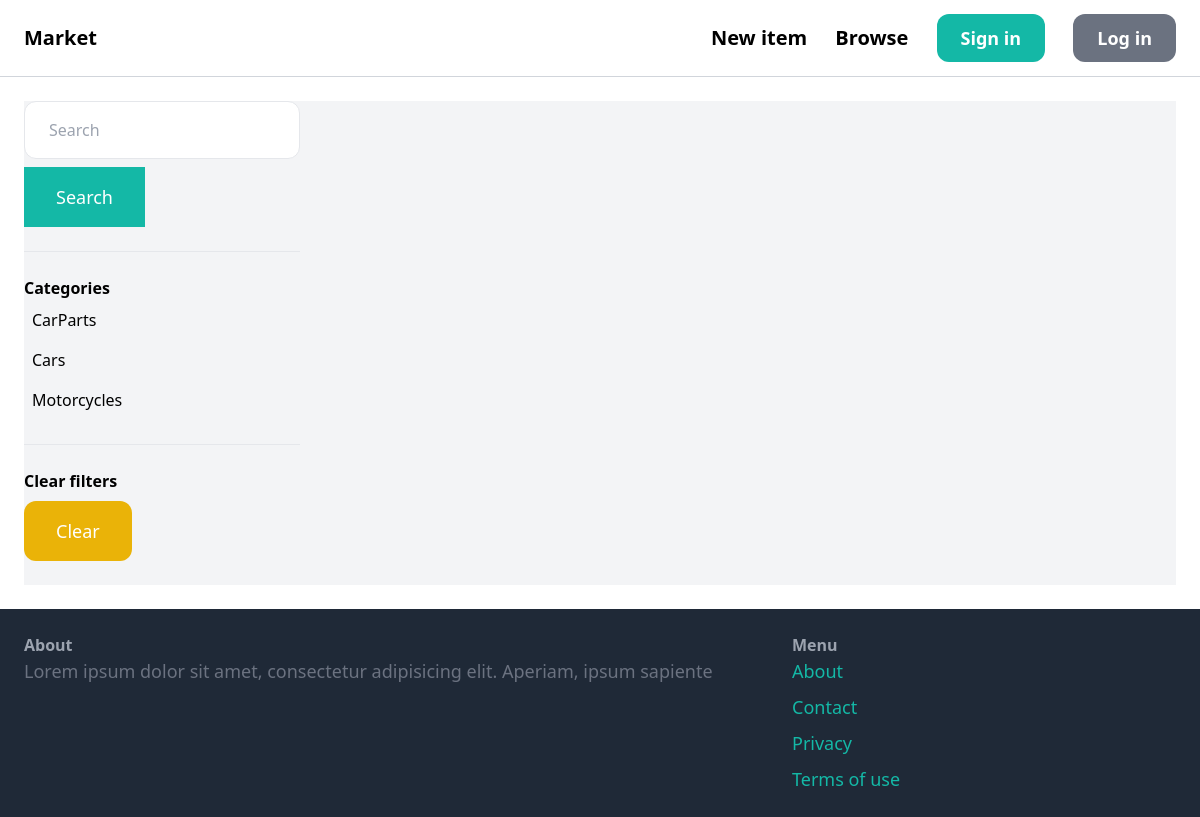
/item/?query=&category=4, run on an earlier commit of the app's database.
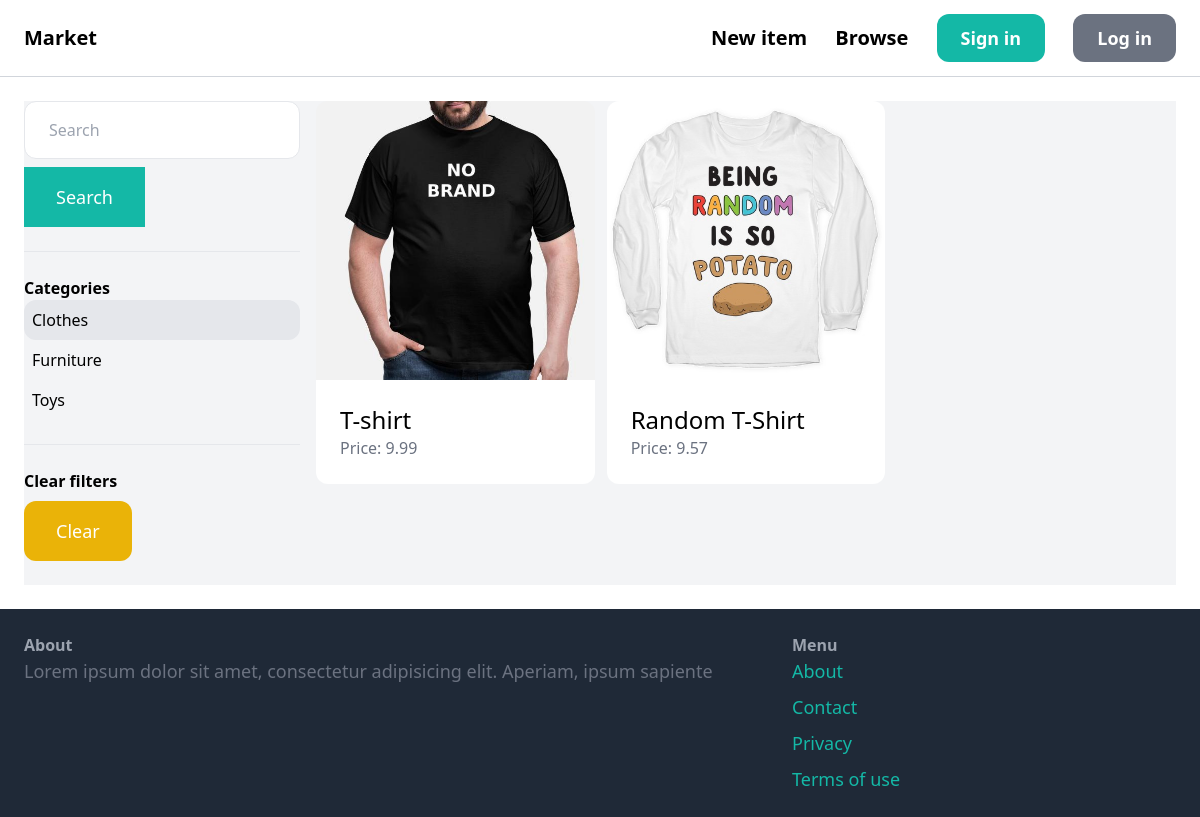
And on a later commit of the database.
### market/item/models.py (models this page shows, shortened)
class Category(models.Model):
    name = models.CharField(max_length=255)
    class Meta:
        ordering = ('name',)
        verbose_name_plural = 'Categories'

class Item(models.Model):
    name = models.CharField(max_length=255)
    description = models.TextField(
        blank=True,
        null=True
    )
    price = models.FloatField(
    )
    image = models.ImageField(
        upload_to='item_images',
        blank=True,
        null=True,
    )
    is_sold = models.BooleanField(
        default=False
    )
    created_by = models.ForeignKey(
        User,
        related_name='items',
        on_delete=models.CASCADE,
    )
    created_at = models.DateTimeField(
        auto_now_add=True
    )
    category = models.ForeignKey(
        Category,
        related_name='items',
        on_delete=models.CASCADE
    )

### market/item/views.py (the view)
# urls.py: path('', views.browse, name='browse'),
def browse(request):
    items = Item.objects.filter(is_sold=False)
    categories = Category.objects.all()
    category_id = request.GET.get('category', 0)
    if category_id:
        items = items.filter(category_id=category_id)
    query = request.GET.get('query', '')
    if query:
        items = items.filter(Q(name__icontains=query) | Q(description__icontains=query))
    context = {
        'items': items,
        'query': query,
        'categories': categories,
        'category_id': int(category_id)
    }
    return render(
        request,
        'item/browse.html',
        context
    )

### templates/item/browse.html (shortened to what this page needs)
{% extends 'core/base.html' %}
{% block content %}
	<div class="pb-6 grid grid-cols-4 gap-4 bg-gray-100">
    <div class="col-span-1">
        <form method="get" action="{% url 'browse' %}" >
            <input name="query" class="w-full py-4 px-6 border rounded-xl" type="text" value="{{ query }}" placeholder="Search">
            <button class="mt-2 py-4 px-8 text-lg bg-teal-500 text-white">Search</button>
        </form>
        <hr class="my-6">
        <p class="font-semibold">Categories</p>
        <ul>
            {% for category in categories %}
                <li class="py-2 px-2 rounded-xl {% if category.id == category_id %} bg-gray-200 {% endif %}">
                    <a href="{% url 'browse' %}?query={{ query }}&category={{ category.id }}">{{ category.name }}</a>
                </li>
            {% endfor %}
        </ul>
     <hr class="my-6">
        <p class="font-semibold">Clear filters</p>
        <ul>
            <li><a href="{% url 'browse' %}" class="mt-2 py-4 px-8 inline-block bg-yellow-500 text-lg rounded-xl text-white">Clear</a></li>
        </ul>
    </div>
    <div class="col-span-3">
         <div class="grid grid-cols-3 gap-3">
        {% for item in items %}
            <div>
                <a href="{% url 'detail' pk=item.pk %}">
                <div>
                    <img src="{{ item.image.url }}" alt="image" class="rounded-t-xl">
                </div>
                <div class="p-6 bg-white rounded-b-xl">
                    <h2 class="text-2xl">{{ item.name }}</h2>
                    <p class="text-gray-500">Price: {{ item.price }}</p>
                </div>
                    </a>
            </div>
        {% endfor %}
    </div>
    </div>
  </div>
{% endblock %}

### templates/core/base.html (shortened to what this page needs)
<!doctype html>
<html lang="en">
<head>
   <script src="https://cdn.tailwindcss.com"></script>
</head>
<body>
    <nav class="px-6 py-6 flex justify-between items-center border-b border-gray-300">
        <a href="/" class="text-xl font-semibold"> Market</a>
        <div class="space-x-6">
            <a href="{% url 'add_item' %}" class="text-xl font-semibold hover:text-gray-500">New item</a>
            <a href="{% url 'browse' %}" class="text-xl font-semibold hover:text-gray-500">Browse</a>
            {% if request.user.is_authenticated %}
                <a href="{% url 'inbox' %}" class="px-6 py-3 text-lg font-semibold bg-teal-500 text-white rounded-xl hover:bg-teal-700">Inbox</a>
                <a href="{% url 'dashboard' %}" class="px-6 py-3 text-lg font-semibold bg-gray-500 text-white rounded-xl hover:bg-gray-700">Dashboard</a>
                <a href="{% url 'logout' %}" class="px-6 py-3 text-lg font-semibold bg-teal-500 text-white rounded-xl hover:bg-teal-700">Log out</a>
                {% else %}
            <a href="{% url 'signup' %}" class="px-6 py-3 text-lg font-semibold bg-teal-500 text-white rounded-xl hover:bg-teal-700">Sign in</a>
            <a href="{% url 'login' %}" class="px-6 py-3 text-lg font-semibold bg-gray-500 text-white rounded-xl hover:bg-gray-700">Log in</a>
            {% endif %}
        </div>
    </nav>
    <div class="px-6 py-6">
        {% block content %}
        {% endblock %}
    </div>
    <footer class="px-6 py-6 flex justify-between bg-gray-800">
        <div class="w-2/3 pr-10">
            <h3 class="mp-5 font-semibold text-gray-400">About</h3>
            <p class="text-lg text-gray-500">Lorem ipsum dolor sit amet, consectetur adipisicing elit. Aperiam, ipsum sapiente</p>
        </div>
        <div class="w-1/3">
            <h3 class="mp-5 font-semibold text-gray-400">Menu</h3>
            <ul class="space-y-2">
                <li><a href="#" class="text-lg text-teal-500 hover:text-gray-700">About</a></li>
                 <li><a href="{% url 'contact' %}" class="text-lg text-teal-500 hover:text-gray-700">Contact</a></li>
                 <li><a href="#" class="text-lg text-teal-500 hover:text-gray-700">Privacy</a></li>
                 <li><a href="#" class="text-lg text-teal-500 hover:text-gray-700">Terms of use</a></li>
            </ul>
        </div>
    </footer>
</body>
</html>

What changed in the data, as far as the page shows it:
removed Category: name "CarParts"
removed Category: name "Cars"
removed Category: name "Motorcycles"
added Category: name "Clothes"
added Category: name "Furniture"
added Category: name "Toys"
added Item: image (picture), name "T-shirt", price "9.99"
added Item: image (picture), name "Random T-Shirt", price "9.57"
